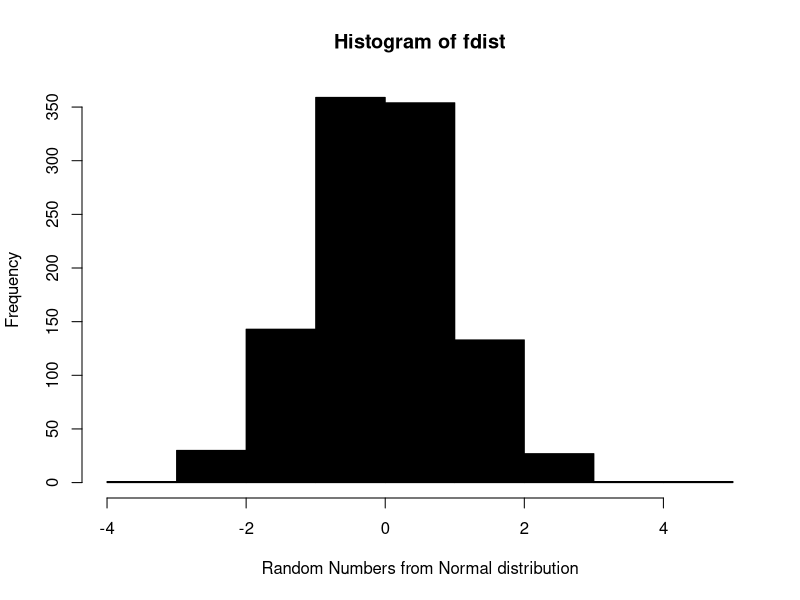

Write the R code that produced this figure.
g<-function(x)
{
	return ((exp(-abs(x))/2))
}
f<-function(x)
{
	return((exp(-(x^2)/2))/sqrt(2*pi))
}
g_inv<-function(x)
{
	if(x<0.5)
		{return(log(2*x))}
	else
		{return(((log(2*(1-x)))*(-1)))}
}
c<-sqrt(2*exp(1)/pi)
u<-runif(1400)
v<-runif(1400)
count<-0
sum<-0
#print(u)
x<-array(0,1400)
for(i in 1:1400)
{
	x[i]<-g_inv(u[i])
}
#print(u)
fdist<-vector('numeric')
for (i in 1:1400)
{
	if((c*g(x[i])*v[i])<=(f(x[i])))
		{
			count<-count+1
			sum<-sum+x[i]
			fdist<-c(fdist, x[i])
		}
}

mean=as.double(sum/count)
sqsum<-0
for (i in 1:1400)
{
	if((c*g(x[i])*v[i])<=(f(x[i])))
		{
			sqsum<-sqsum+((mean-x[i])^2)
		}
}
var=as.double(sqsum/count)
cat("Mean : ",mean,"\n");
cat("Standard Deviation : ",sqrt(var),"\n");
cat("Observed Acceptance probability : ",(count/1400),"\n");
cat("Theoritical Acceptance probability : ",(1/c),"\n");
png("plot_1_1000.png")
hist(fdist, col="black", breaks=10, xlab="Random Numbers from Normal distribution");